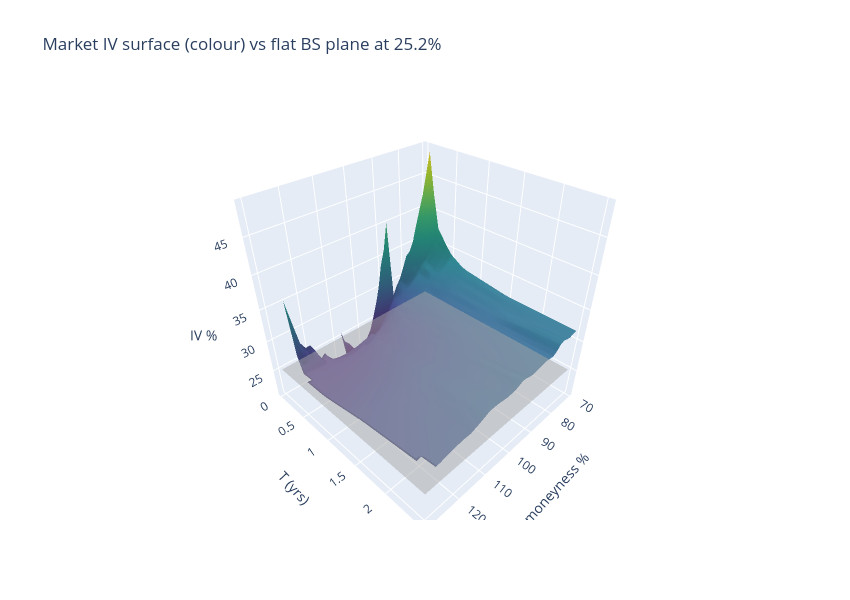

The code cell stored with this chart in its notebook:
### Markdown cell above
## 7. Implied vs the flat Black–Scholes surface

Black–Scholes assumes **one constant $\sigma$** — i.e. a perfectly **flat** surface. Let's draw that
flat plane (at the ATM level) under the real market surface. The market's **skew** (tilt across
moneyness) and **term structure** (drift across $T$) are exactly the features a single BS number
*cannot* represent. This visual is the whole reason desks moved beyond constant-vol BS to local- and
stochastic-vol models.

### Code cell
flat_level = atm["iv"].mean()                 # single BS vol = average ATM
FLAT = np.full_like(IV, flat_level)

fig = go.Figure()
fig.add_trace(go.Surface(x=MM * 100, y=TT, z=IV * 100, colorscale="Viridis",
                         name="market", showscale=False, opacity=0.95))
fig.add_trace(go.Surface(x=MM * 100, y=TT, z=FLAT * 100, colorscale="Greys",
                         name="flat BS", showscale=False, opacity=0.5))
fig.update_layout(height=600, width=850,
                  title=f"Market IV surface (colour) vs flat BS plane at {flat_level:.1%}",
                  scene=dict(xaxis_title="moneyness %", yaxis_title="T (yrs)", zaxis_title="IV %"))
fig.show()

### Figure 1 — Plotly figure (JSON) as saved in the notebook; plotly's stock layout.template omitted (floating-point values rounded to 4 significant figures; data arrays with more than 128 entries replaced by an {"elided": "..."} marker saying what was removed)
{"data": [{"colorscale": [[0, "#440154"], [0.1111, "#482878"], [0.2222, "#3e4989"], [0.3333, "#31688e"], [0.4444, "#26828e"], [0.5556, "#1f9e89"], [0.6667, "#35b779"], [0.7778, "#6ece58"], [0.8889, "#b5de2b"], [1, "#fde725"]], "name": "market", "opacity": 0.95, "showscale": false, "type": "surface", "x": {"elided": "30x40 float values"}, "y": {"elided": "30x40 float values"}, "z": {"elided": "30x40 float values"}}, {"colorscale": [[0, "rgb(255,255,255)"], [0.125, "rgb(240,240,240)"], [0.25, "rgb(217,217,217)"], [0.375, "rgb(189,189,189)"], [0.5, "rgb(150,150,150)"], [0.625, "rgb(115,115,115)"], [0.75, "rgb(82,82,82)"], [0.875, "rgb(37,37,37)"], [1, "rgb(0,0,0)"]], "name": "flat BS", "opacity": 0.5, "showscale": false, "type": "surface", "x": {"elided": "30x40 float values"}, "y": {"elided": "30x40 float values"}, "z": {"elided": "30x40 float values"}}], "layout": {"height": 600, "scene": {"xaxis": {"title": {"text": "moneyness %"}}, "yaxis": {"title": {"text": "T (yrs)"}}, "zaxis": {"title": {"text": "IV %"}}}, "title": {"text": "Market IV surface (colour) vs flat BS plane at 25.2%"}, "width": 850}}
